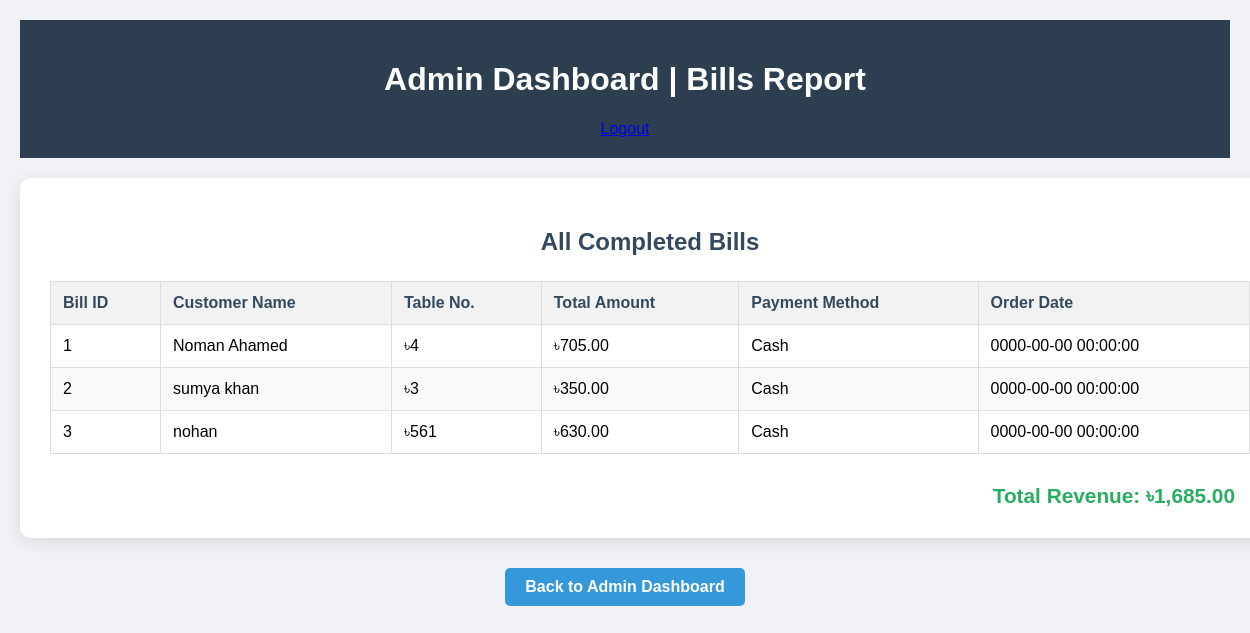
/view_bills.php (signed in), run on the app's committed database.
### tables this page shows
CREATE TABLE `orders` (
  `order_id` int(11) NOT NULL,
  `customer_name` varchar(255) DEFAULT NULL,
  `phone_number` varchar(20) DEFAULT NULL,
  `table_number` int(11) NOT NULL,
  `total_price` decimal(10,2) NOT NULL,
  `payment_method` varchar(50) DEFAULT NULL,
  `status` enum('pending','completed','cancelled') NOT NULL DEFAULT 'pending',
  `order_date` timestamp NOT NULL DEFAULT current_timestamp()
);

### view_bills.php (the view, shortened to what this page needs)
<?php
include 'db.php';
$completed_orders = [];
$total_revenue = 0;
try {
    $stmt = $conn->prepare("SELECT order_id AS id, customer_name, table_number, total_price, payment_method, order_date FROM orders WHERE status = 'completed' ORDER BY order_date DESC");
    $stmt->execute();
    $result = $stmt->get_result();
    if ($result->num_rows > 0) {
        while ($row = $result->fetch_assoc()) {
            $completed_orders[] = $row;
            $total_revenue += $row['total_price'];
        }
    } else {
        $message = "No completed bills found.";
    }
} catch (Exception $e) {
    error_log("Error fetching completed orders for bills report: " . $e->getMessage());
    $message = "Error loading bill data. Please try again later.";
}
?>
<!DOCTYPE html>
<html lang="en">
<head>
</head>
<body>
    <header>
        <h1>Admin Dashboard | Bills Report</h1>
        <a class="logout-btn" href="logout.php">Logout</a>
    </header>
    <div class="container">
        <h2>All Completed Bills</h2>
        <?php if (!empty($completed_orders)): ?>
            <table>
                <thead>
                    <tr>
                        <th>Bill ID</th>
                        <th>Customer Name</th>
                        <th>Table No.</th>
                        <th>Total Amount</th>
                        <th>Payment Method</th>
                        <th>Order Date</th>
                    </tr>
                </thead>
                <tbody>
                    <?php foreach ($completed_orders as $bill): ?>
                        <tr>
                            <td><?= htmlspecialchars($bill['id']); ?></td>
                            <td><?= htmlspecialchars($bill['customer_name']); ?></td>
                            <td>৳<?= htmlspecialchars($bill['table_number']); ?></td>
                            <td>৳<?= number_format($bill['total_price'], 2); ?></td>
                            <td><?= htmlspecialchars(ucwords(str_replace('_', ' ', $bill['payment_method']))); ?></td>
                            <td><?= htmlspecialchars($bill['order_date']); ?></td>
                        </tr>
                    <?php endforeach; ?>
                </tbody>
            </table>
            <div class="total-revenue">
                Total Revenue: ৳<?= number_format($total_revenue, 2); ?>
            </div>
        <?php else: ?>
            <p>No completed bills to display.</p>
        <?php endif; ?>
    </div>
    <div class="nav-links">
        <a href="admin_dashboard.php">Back to Admin Dashboard</a>
    </div>
</body>
</html>

### view_bills.php (style rules this page uses)
body { font-family: Arial, sans-serif; margin: 0; background: #f1f2f6; padding: 20px; }
header { background-color: #2c3e50; color: white; padding: 20px; text-align: center; margin-bottom: 20px; }
.container { background: white; padding: 30px; border-radius: 10px; box-shadow: 0 4px 15px rgba(0,0,0,0.1); max-width: 1200px; width: 100%; margin: auto; text-align: center; }
h2 { color: #34495e; margin-bottom: 25px; }
table { width: 100%; border-collapse: collapse; margin-top: 20px; }
th, td { border: 1px solid #ddd; padding: 12px; text-align: left; }
th { background-color: #f2f2f2; color: #34495e; font-weight: bold; }
tr:nth-child(even) { background-color: #f9f9f9; }
.total-revenue { font-size: 1.3em; font-weight: bold; color: #27ae60; margin-top: 30px; text-align: right; padding-right: 15px; }
.nav-links { margin-top: 30px; text-align: center; }
.nav-links a { display: inline-block; background-color: #3498db; color: white; padding: 10px 20px; border-radius: 5px; text-decoration: none; font-weight: bold; margin: 0 10px; transition: background-color 0.3s ease; }

### data on the page
orders: order_id "1", customer_name "Noman Ahamed", table_number "4", total_price "705.00", payment_method "Cash", order_date "0000-00-00 00:00:00"
orders: order_id "2", customer_name "sumya khan", table_number "3", total_price "350.00", payment_method "Cash", order_date "0000-00-00 00:00:00"
orders: order_id "3", customer_name "nohan", table_number "561", total_price "630.00", payment_method "Cash", order_date "0000-00-00 00:00:00"

### other printed values
$total_revenue "1,685.00"
